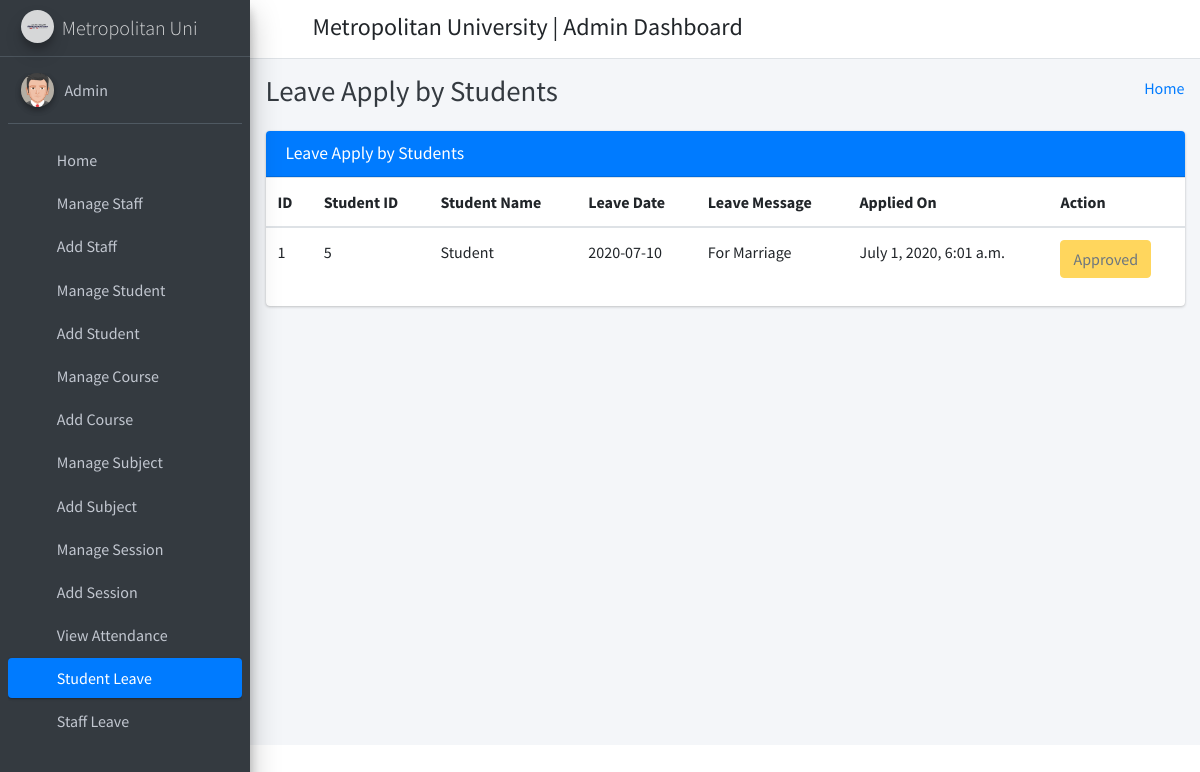
/student_leave_view/ (signed in), run on the app's committed database.
### student_management_app/models.py (models this page shows)
class CustomUser(AbstractUser):
    user_type_data = ((1, "HOD"), (2, "Staff"), (3, "Student"))
    user_type = models.CharField(default=1, choices=user_type_data, max_length=10)

class LeaveReportStudent(models.Model):
    id = models.AutoField(primary_key=True)
    student_id = models.ForeignKey(Students, on_delete=models.CASCADE)
    leave_date = models.CharField(max_length=255)
    leave_message = models.TextField()
    leave_status = models.IntegerField(default=0)
    created_at = models.DateTimeField(auto_now_add=True)
    updated_at = models.DateTimeField(auto_now=True)
    objects = models.Manager()

class Students(models.Model):
    id = models.AutoField(primary_key=True)
    admin = models.OneToOneField(CustomUser, on_delete = models.CASCADE)
    gender = models.CharField(max_length=50)
    profile_pic = models.FileField()
    address = models.TextField()
    course_id = models.ForeignKey(Courses, on_delete=models.DO_NOTHING, default=1)
    session_year_id = models.ForeignKey(SessionYearModel, on_delete=models.CASCADE)
    created_at = models.DateTimeField(auto_now_add=True)
    updated_at = models.DateTimeField(auto_now=True)
    objects = models.Manager()

### student_management_app/HodViews.py (the view)
# urls.py: path('student_leave_view/', HodViews.student_leave_view, name="student_leave_view"),
def student_leave_view(request):
    leaves = LeaveReportStudent.objects.all()
    context = {
        "leaves": leaves
    }
    return render(request, 'hod_template/student_leave_view.html', context)

### student_management_app/LoginCheckMiddleWare.py (called while the page is built, shortened)
    def process_view(self, request, view_func, view_args, view_kwargs):
        modulename = view_func.__module__
        user = request.user
        if user.is_authenticated:
            if user.user_type == "1":
                if modulename == "student_management_app.HodViews":
                    pass
                elif modulename == "student_management_app.views" or modulename == "django.views.static":
                    pass
                else:
                    return redirect("admin_home")
            else:
                return redirect("login")
        else:
            if request.path == reverse("login") or request.path == reverse("doLogin"):
                pass
            else:
                return redirect("login")

### student_management_app/templates/hod_template/student_leave_view.html (shortened to what this page needs)
{% extends 'hod_template/base_template.html' %}
{% block page_title %}
    Leave Apply by Students
{% endblock page_title %}
{% block main_content %}
{% load static %}
<section class="content">
        <div class="container-fluid">
            <div class="row">
                <div class="col-md-12">
                    <div class="card card-primary">
                        <div class="card-header">
                            <h3 class="card-title">Leave Apply by Students</h3>
                        </div>
                        <div class="table-responsive">
                            <table class="table">
                                <thead>
                                <tr>
                                    <th>ID</th>
                                    <th>Student ID</th>
                                    <th>Student Name</th>
                                    <th>Leave Date</th>
                                    <th>Leave Message</th>
                                    <th>Applied On</th>
                                    <th>Action</th>
                                </tr>
                                </thead>
                                {% for leave in leaves %}
                                <tbody>
                                <tr>
                                    <td>{{ leave.id }}</td>
                                    <td>{{ leave.student_id.admin.id }}</td>
                                    <td>{{ leave.student_id.admin.first_name }} {{ feedback.student_id.admin.last_name }}</td>
                                    <td>{{ leave.leave_date }}</td>
                                    <td>{{ leave.leave_message }}</td>
                                    <td>{{ leave.created_at }}</td>
                                    <td>
                                        {% if leave.leave_status == 0 %}
                                            <a href="{% url 'student_leave_approve' leave_id=leave.id %}" class="btn btn-success">Approve</a>
                                            <a href="{% url 'student_leave_reject' leave_id=leave.id %}" class="btn btn-danger">Reject</a>
                                        {% elif leave.leave_status == 1 %}
                                            <button class="btn btn-warning" disabled="disabled">Approved</button>
                                        {% else %}
                                            <button class="btn btn-danger" disabled="disabled">Rejected</button>
                                        {% endif %}
                                    </td>
                                </tr>
                                </tbody>
                                {% endfor %}
                            </table>
                        </div>
                    </div>
                </div>
            </div>
        </div>
      </section>
  {% endblock main_content %}

### student_management_app/templates/hod_template/sidebar_template.html
{% load static %}
<aside class="main-sidebar sidebar-dark-primary elevation-4">
      <a href="{% url 'admin_home' %}" class="brand-link">
        <img src="{% static 'dist/img/mulogo.jpg' %}" alt="AdminLTE Logo" class="brand-image img-circle elevation-3"
            style="opacity: .8">
        <span class="brand-text font-weight-light">Metropolitan Uni</span>
      </a>
      <div class="sidebar">
        <div class="user-panel mt-3 pb-3 mb-3 d-flex">
          <div class="image">
            <img src="{% static 'dist/img/user2-160x160.jpg' %}" class="img-circle elevation-2" alt="User Image">
          </div>
          <div class="info">
            <a href="{% url 'admin_profile' %}" class="d-block">{{ user.first_name }} {{ user.last_name }}</a>
          </div>
        </div>
        <nav class="mt-2">
          <ul class="nav nav-pills nav-sidebar flex-column" data-widget="treeview" role="menu" data-accordion="false">
            <li class="nav-item">
              {% url 'admin_home' as admin_home %}
              <a href="{{ admin_home }}" class="nav-link {% if request.path == admin_home %} active {% endif %}">
                <i class="nav-icon fas fa-tachometer-alt"></i>
                <p>
                  Home
                </p>
              </a>
            </li>
            <li class="nav-item">
              {% url 'manage_staff' as manage_staff %}
              {% url 'edit_staff' staff_id=id as edit_staff %}
              <a href="{{ manage_staff }}" class="nav-link {% if request.path == manage_staff %} active {% endif %} {% if request.path == edit_staff %} active {% endif %}">
                <i class="nav-icon fas fa-chalkboard-teacher"></i>
                <p>
                  Manage Staff
                </p>
              </a>
            </li>
            <li class="nav-item">
              {% url 'add_staff' as add_staff %}
              <a href="{{ add_staff }}" class="nav-link {% if request.path == add_staff %} active {% endif %}">
                <i class="nav-icon fas fa-th"></i>
                <p>
                  Add Staff
                </p>
              </a>
            </li>
            <li class="nav-item">
              {% url 'manage_student' as manage_student %}
              {% url 'edit_student' student_id=id as edit_student %}
              <a href="{{ manage_student }}" class="nav-link {% if request.path == manage_student %} active {% endif %} {% if request.path == edit_student %} active {% endif %}">
                <i class="nav-icon fas fa-user-graduate"></i>
                <p>
                  Manage Student
                </p>
              </a>
            </li>
            <li class="nav-item">
              {% url 'add_student' as add_student %}
              <a href="{{ add_student }}" class="nav-link {% if request.path == add_student %} active {% endif %}">
                <i class="nav-icon fas fa-th"></i>
                <p>
                  Add Student
                </p>
              </a>
            </li>
            <li class="nav-item">
              {% url 'manage_course' as manage_course %}
              {% url 'edit_course' course_id=id as edit_course %}
              <a href="{{ manage_course }}" class="nav-link {% if request.path == manage_course %} active {% endif %} {% if request.path == edit_course %} active {% endif %}">
                <i class="nav-icon fas fa-chalkboard"></i>
                <p>
                  Manage Course
                </p>
              </a>
            </li>
            <li class="nav-item">
            {% url 'add_course' as add_course %}
              <a href="{{ add_course }}" class="nav-link {% if request.path == add_course %} active {% endif %}">
                <i class="nav-icon fas fa-th"></i>
                <p>
                  Add Course
                </p>
              </a>
            </li>
            <li class="nav-item">
              {% url 'manage_subject' as manage_subject %}
              {% url 'edit_subject' subject_id=id as edit_subject %}
              <a href="{{ manage_subject }}" class="nav-link {% if request.path == manage_subject %} active {% endif %} {% if request.path == edit_subject %} active {% endif %}">
                <i class="nav-icon fas fa-book"></i>
                <p>
                  Manage Subject
                </p>
              </a>
            </li>
            <li class="nav-item">
              {% url 'add_subject' as add_subject %}
              <a href="{{ add_subject }}" class="nav-link {% if request.path == add_subject %} active {% endif %}">
                <i class="nav-icon fas fa-th"></i>
                <p>
                  Add Subject
                </p>
              </a>
            </li>
            <li class="nav-item">
              {% url 'manage_session' as manage_session %}
              {% url 'edit_session' session_id=id as edit_session %}
              <a href="{{ manage_session }}" class="nav-link {% if request.path == manage_session %} active {% endif %} {% if request.path == edit_session %} active {% endif %}">
                <i class="nav-icon fas fa-graduation-cap"></i>
                <p>
                  Manage Session
                </p>
              </a>
            </li>
            <li class="nav-item">
              {% url 'add_session' as add_session %}
              <a href="{{ add_session }}" class="nav-link {% if request.path == add_session %} active {% endif %}">
                <i class="nav-icon fas fa-th"></i>
                <p>
                  Add Session
                </p>
              </a>
            </li>
            <li class="nav-item">
              {% url 'admin_view_attendance' as admin_view_attendance %}
              <a href="{{ admin_view_attendance }}" class="nav-link {% if request.path == admin_view_attendance %} active {% endif %}">
                <i class="nav-icon fas fa-calendar-alt"></i>
                <p>
                  View Attendance
                </p>
              </a>
            </li>
            <li class="nav-item">
              {% url 'student_leave_view' as student_leave_view %}
              <a href="{{ student_leave_view }}" class="nav-link {% if request.path == student_leave_view %} active {% endif %}">
                <i class="nav-icon fas fa-th"></i>
                <p>
                  Student Leave
                </p>
              </a>
            </li>
            <li class="nav-item">
              {% url 'staff_leave_view' as staff_leave_view %}
              <a href="{{ staff_leave_view }}" class="nav-link {% if request.path == staff_leave_view %} active {% endif %}">
                <i class="nav-icon fas fa-th"></i>
                <p>
                  Staff Leave
                </p>
              </a>
            </li>
          </ul>
        </nav>
      </div>
    </aside>

### data on the page
CustomUser: first_name "Admin"
LeaveReportStudent: id "1", student_id.admin.id "5", student_id.admin.first_name "Student", leave_date "2020-07-10", leave_message "For Marriage", created_at "July 1, 2020, 6:01 a.m.", leave_status "Approved"
